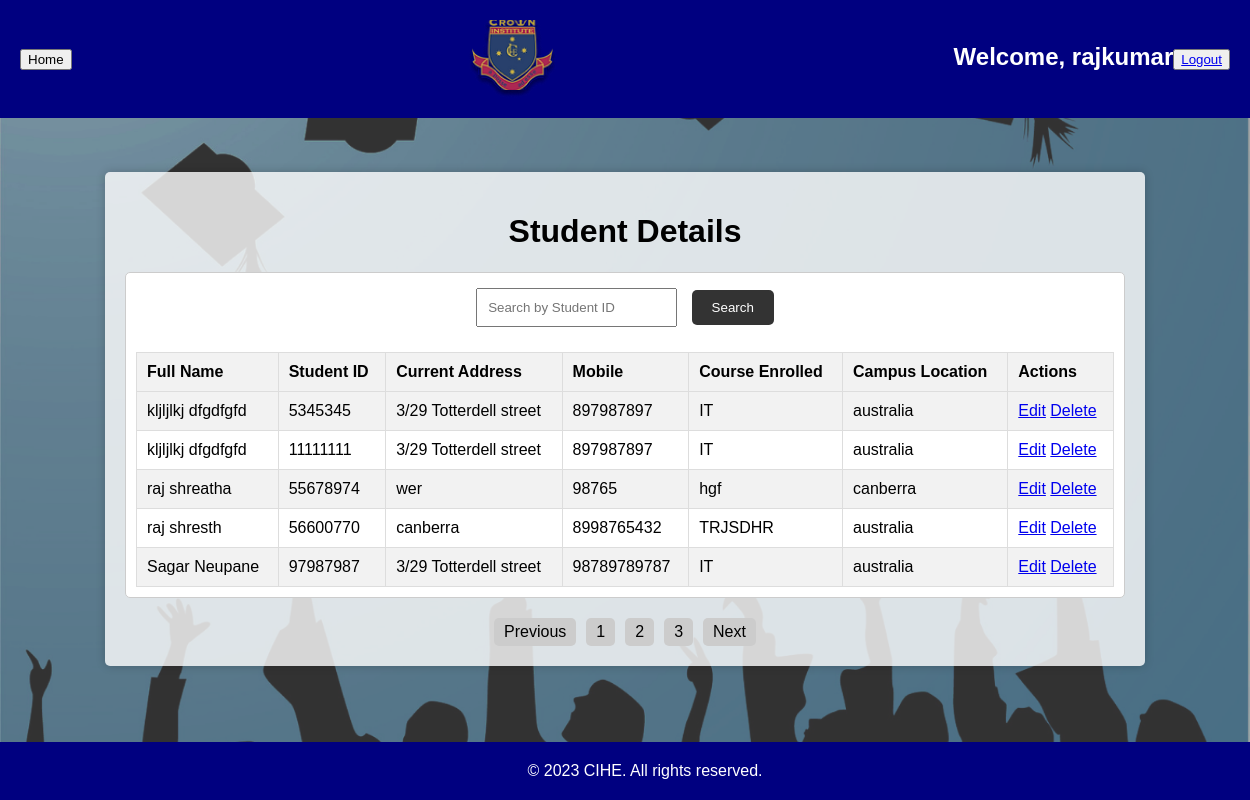
/finalproject/admin/view_student.php?page=2 (signed in), run on the app's committed database.
### tables this page shows
CREATE TABLE `tbl_student` (
  `Title` varchar(255) DEFAULT NULL,
  `studentId` int(11) NOT NULL,
  `firstName` varchar(255) DEFAULT NULL,
  `LastName` varchar(255) DEFAULT NULL,
  `usiNo` varchar(255) DEFAULT NULL,
  `docType` varchar(255) DEFAULT NULL,
  `docNo` varchar(255) DEFAULT NULL,
  `issueDate` date DEFAULT NULL,
  `expiryDate` date DEFAULT NULL,
  `issueCountry` varchar(255) DEFAULT NULL,
  `currentAddress` varchar(255) DEFAULT NULL,
  `suburb` varchar(255) DEFAULT NULL,
  `state` varchar(255) DEFAULT NULL,
  `postCode` varchar(255) DEFAULT NULL,
  `email` varchar(255) DEFAULT NULL,
  `mobile` varchar(255) DEFAULT NULL,
  `emergencyContact` varchar(255) DEFAULT NULL,
  `relationship` varchar(255) DEFAULT NULL,
  `emergencyContactNo` varchar(255) DEFAULT NULL,
  `permanentAddress` varchar(255) DEFAULT NULL,
  `country` varchar(255) DEFAULT NULL,
  `countryCode` varchar(255) DEFAULT NULL,
  `qualifications` varchar(255) DEFAULT NULL,
  `otherQualification` varchar(255) DEFAULT NULL,
  `disability` varchar(255) DEFAULT NULL,
  `disabilityType` varchar(255) DEFAULT NULL,
  `medicalCondition` varchar(255) DEFAULT NULL,
  `employementStatus` varchar(255) DEFAULT NULL,
  `studyReasons` varchar(255) DEFAULT NULL,
  `campusLocation` varchar(255) DEFAULT NULL,
  `courseEnrolled` varchar(255) DEFAULT NULL,
  `q1` varchar(255) DEFAULT NULL,
  `q2` varchar(255) DEFAULT NULL,
  `q3` varchar(255) DEFAULT NULL,
  `q4` varchar(255) DEFAULT NULL,
  `q5` varchar(255) DEFAULT NULL,
  `q6` varchar(255) DEFAULT NULL,
  `studentDeclaration` varchar(255) DEFAULT NULL,
  `mediaPermission` varchar(255) DEFAULT NULL,
  `orientationChecklist` varchar(255) DEFAULT NULL,
  `agentName` varchar(255) DEFAULT NULL,
  `q1_1` varchar(255) DEFAULT NULL,
  `q1_2` varchar(255) DEFAULT NULL,
  `q1_3` varchar(255) DEFAULT NULL,
  `q1_4` varchar(255) DEFAULT NULL,
  `q1_5` varchar(255) DEFAULT NULL,
  `q1_6` varchar(255) DEFAULT NULL,
  `q1_7` varchar(255) DEFAULT NULL,
  `q1_8` varchar(255) DEFAULT NULL,
  `q1_9` varchar(255) DEFAULT NULL,
  `q10` varchar(255) DEFAULT NULL,
  `agentInfo` varchar(255) DEFAULT NULL,
  `service` varchar(255) DEFAULT NULL,
  `form_date` varchar(255) NOT NULL
);

### finalproject/admin/view_student.php (the view, shortened to what this page needs)
<?php
include '../db_config.php';
$currentPage = isset($_GET['page']) ? $_GET['page'] : 1;
$recordsPerPage = 5;
$offset = ($currentPage - 1) * $recordsPerPage;
$sqlCount = "SELECT COUNT(*) as total FROM tbl_student";
$resultCount = $conn->query($sqlCount);
$rowCount = $resultCount->fetch_assoc();
$totalRecords = $rowCount['total'];
$totalPages = ceil($totalRecords / $recordsPerPage);
$sql = "SELECT firstName, lastName, studentId, currentAddress, mobile, courseEnrolled, campusLocation FROM tbl_student LIMIT $offset, $recordsPerPage";
$result = $conn->query($sql);
if (isset($_POST['student_id']) && !empty($_POST['student_id'])) {
    $searchStudentId = $_POST['student_id'];
    $sql = "SELECT firstName, lastName, studentId, currentAddress, mobile, courseEnrolled, campusLocation FROM tbl_student WHERE studentId = ?";
    $stmt = $conn->prepare($sql);
    $stmt->bind_param("s", $searchStudentId);
    $stmt->execute();
    $result = $stmt->get_result();
} else {
    $sql = "SELECT firstName, lastName, studentId, currentAddress, mobile, courseEnrolled, campusLocation FROM tbl_student LIMIT $offset, $recordsPerPage";
    $result = $conn->query($sql);
}
?>
<!DOCTYPE html>
<html lang="en">
<head>
</head>
<body>
<div class="header">
    <div>
        <button class="home-button" onclick="goToHomePage()">Home</button>
    </div>
    <img src="logo/logo1.png" alt="Logo" class="logo">
    <br> <h1 class="welcome-message">Welcome, <?php echo $_SESSION['username']; ?></h1><br>
    <button class="logout-button-top" onclick="logout()"><a href="../student/logout.php">Logout</a></button>
</div>
<br><br><br>
<div class="content">
    <h1><center>Student Details</center></h1>
    <div class="student-request">
        <div class="search-container">
            <form method="post">
                <input type="text" name="student_id" placeholder="Search by Student ID">
                <input type="submit" value="Search">
            </form>
        </div>
        <?php
        if ($result->num_rows > 0) {
            echo "<table border='1'>";
            echo "<tr><th>Full Name</th><th>Student ID</th><th>Current Address</th><th>Mobile</th><th>Course Enrolled</th><th>Campus Location</th><th>Actions</th></tr>";
            while ($row = $result->fetch_assoc()) {
                echo "<tr>";
                echo "<td>" . $row["firstName"] . " " . $row["lastName"] . "</td>";
                echo "<td>" . $row["studentId"] . "</td>";
                echo "<td>" . $row["currentAddress"] . "</td>";
                echo "<td>" . $row["mobile"] . "</td>";
                echo "<td>" . $row["courseEnrolled"] . "</td>";
                echo "<td>" . $row["campusLocation"] . "</td>";
                echo "<td> <a href='edit_student.php?id=" . $row["studentId"] . "'>Edit</a>
                           <a href='del_student.php?id=" . $row["studentId"] . "' onclick='return confirmDelete();'>Delete</a></td>";
                echo "</tr>";
            }
            echo "</table>";
        } else {
            echo "No data found.";
        }
        ?>
    </div>
    <div style="text-align: center;" class="pagination">
        <?php
        if ($currentPage > 1) {
            echo "<a href='view_student.php?page=" . ($currentPage - 1) . "'>Previous</a>";
        }
        for ($i = 1; $i <= $totalPages; $i++) {
            echo "<a href='view_student.php?page=" . $i . "'>" . $i . "</a>";
        }
        if ($currentPage < $totalPages) {
            echo "<a href='view_student.php?page=" . ($currentPage + 1) . "'>Next</a>";
        }
        ?>
    </div>
</div>
<div class="footer">
    &copy; 2023 CIHE. All rights reserved.
</div>
</body>
</html>

### finalproject/admin/view_student.php (style rules this page uses)
body { font-family: Arial, sans-serif; background-color: #f2f2f2; margin: 0; padding: 0; background-image: url('logo/background.png'); background-size: cover; }
.header { background-color: navy; color: #fff; text-align: center; display: flex; justify-content: space-between; align-items: center; padding: 20px; }
.logo { max-width: 100px; margin: 0 auto; }
.content { max-width: 80%; margin: 0 auto; padding: 20px; background-color: rgba(255, 255, 255, 0.8); box-shadow: 0px 0px 10px rgba(0, 0, 0, 0.2); border-radius: 5px; }
.welcome-message { font-size: 24px; margin-bottom: 20px; }
.student-request { border: 1px solid #ccc; border-radius: 5px; padding: 10px; margin-bottom: 20px; background-color: #fff; }
.footer { background-color: navy; color: #fff; padding: 20px; text-align: center; position: absolute; width: 100%; bottom: 0; }
table { border-collapse: collapse; width: 100%; margin-top: 20px; }
table, th, td { border: 1px solid #ddd; }
th, td { padding: 10px; text-align: left; }
th { background-color: #f2f2f2; }
tr:nth-child(even) { background-color: #f2f2f2; }
.pagination a { display: inline-block; padding: 5px 10px; margin: 0 5px; background-color: #ccc; color: #000; text-decoration: none; border-radius: 5px; }
.search-container { text-align: center; margin-bottom: 20px; }
.search-container input[type="text"] { padding: 10px; margin: 5px; }
.search-container input[type="submit"] { padding: 10px 20px; margin: 5px; background-color: #333; color: #fff; border: none; border-radius: 5px; cursor: pointer; }

### data on the page
tbl_student: firstName "kljljlkj", LastName "dfgdfgfd", studentId "5345345", currentAddress "3/29 Totterdell street", mobile "897987897", courseEnrolled "IT", campusLocation "australia"
tbl_student: firstName "kljljlkj", LastName "dfgdfgfd", studentId "11111111", currentAddress "3/29 Totterdell street", mobile "897987897", courseEnrolled "IT", campusLocation "australia"
tbl_student: firstName "raj", LastName "shreatha", studentId "55678974", currentAddress "wer", mobile "98765", courseEnrolled "hgf", campusLocation "canberra"
tbl_student: firstName "raj", LastName "shresth", studentId "56600770", currentAddress "canberra", mobile "8998765432", courseEnrolled "TRJSDHR", campusLocation "australia"
tbl_student: firstName "Sagar", LastName "Neupane", studentId "97987987", currentAddress "3/29 Totterdell street", mobile "98789789787", courseEnrolled "IT", campusLocation "australia"

### other printed values
$_SESSION['username'] "rajkumar"
